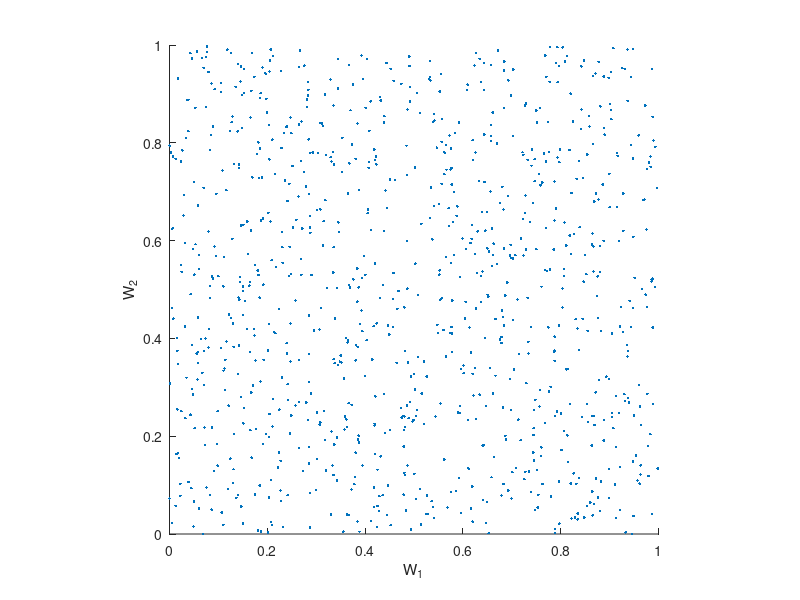
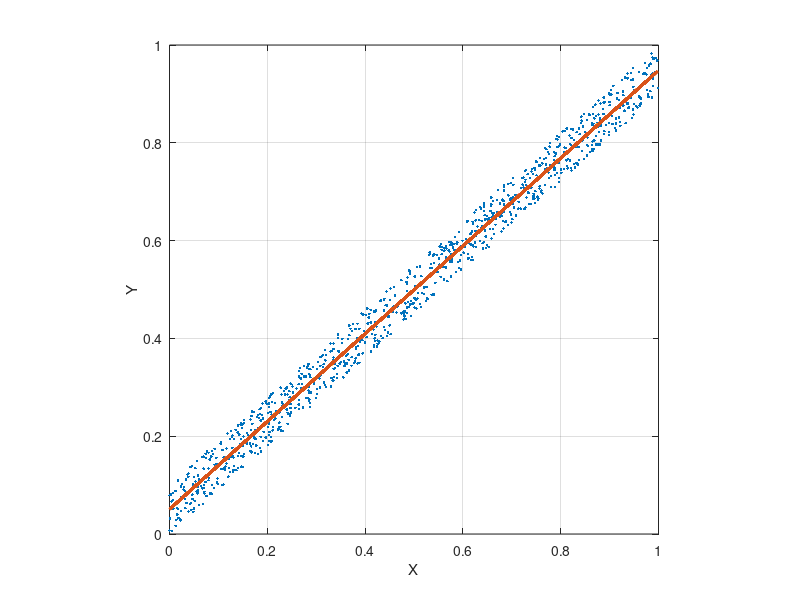

Recreate these plots in MATLAB, in order.
close all

N = 1000;
W1 = rand(1,N);
W2 = rand(1,N);
X = W1;
Y = 9/10*W1+1/10*W2;

%% Original RV
figure(1)
plot(W1,W2,'.')
axis([0 1 0 1],'equal')
box off
xlim([0 1])
xlabel('W_1')
ylabel('W_2')

%% Numerical
E1 = mean(X);
E2 = mean(Y);
C12 = mean(X.*Y) - E1*E2;
V1 = var(X);
V2 = var(Y);
rho = C12/sqrt(V1*V2);
%C12/V1

%% Dependent RV
figure(2)
plot(X,Y,'.')
grid on
hold on
Yh = E2+C12/V1*(X-E1);
%Yh = 1/2+9/10*(X-1/2);

plot(X,Yh,'LineWidth',2)
axis equal
xlabel('X')
ylabel('Y')
hold off
xlim([0 1])
ylim([0 1])
%% Error 
e = Y-Yh;
mse = e*e'/N;
mse_theory = 1/1200;